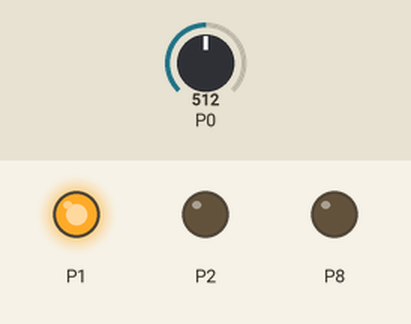
This program was run on a simulated BBC micro:bit (MakeCode). Parts: output pins drawn as LEDs (lit = HIGH). The test bench sets the inputs (shaded band); at power-on: P0 = 512 (analog values on the 0–1023 scale).

Above: at 1.2 s.
1.3 s: P0 set to 610
At 2.2 s:
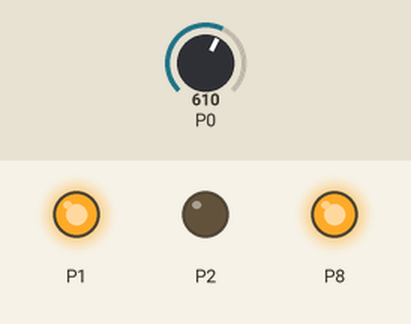
2.8 s: P0 set to 788
4.3 s: P0 set to 813
At 4.9 s:
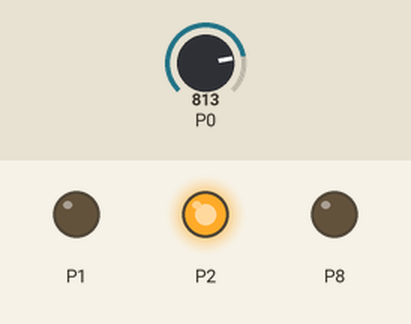
5.8 s: P0 set to 889
7.3 s: P0 set to 911
At 8.2 s:
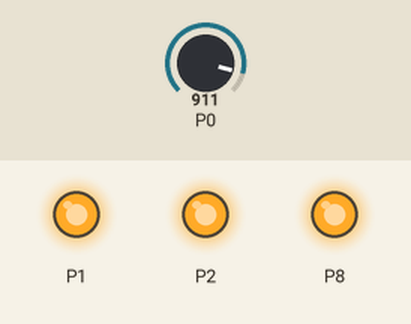
8.8 s: P0 set to 890
At 9.5 s:
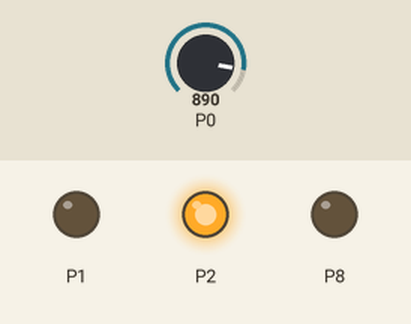
Timing chart, 0 to 11.3 s (numbered marks = the images above; inputs shaded):
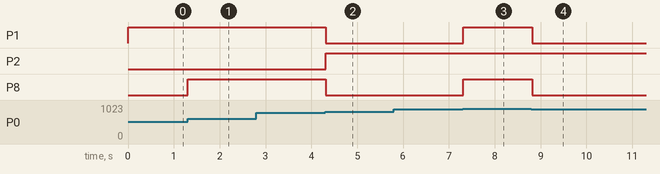

Measured:
- the behaviour switches between 799 and 800 on P0 (found by bisection; images 1 and 2)
- the behaviour switches between 899 and 900 on P0 (found by bisection; images 2 and 3)
- after the input at 1.3 s, P8: LOW → HIGH at once
- after the input at 2.8 s, every drawn part: stays the same
- after the input at 4.3 s, P1, P8: HIGH → LOW at once; P2: LOW → HIGH at once
- after the input at 5.8 s, every drawn part: stays the same
- after the input at 7.3 s, P1, P8: LOW → HIGH at once
- after the input at 8.8 s, P1, P8: HIGH → LOW at once

The program:

main.ts
```typescript
let intensité = 0
function bleu () {
    pins.digitalWritePin(DigitalPin.P1, 0)
    pins.digitalWritePin(DigitalPin.P2, 0)
    pins.digitalWritePin(DigitalPin.P8, 1)
}
function blanc () {
    pins.digitalWritePin(DigitalPin.P1, 1)
    pins.digitalWritePin(DigitalPin.P2, 1)
    pins.digitalWritePin(DigitalPin.P8, 1)
}
function mauve () {
    pins.digitalWritePin(DigitalPin.P1, 1)
    pins.digitalWritePin(DigitalPin.P2, 0)
    pins.digitalWritePin(DigitalPin.P8, 1)
}
function rouge () {
    pins.digitalWritePin(DigitalPin.P1, 1)
    pins.digitalWritePin(DigitalPin.P2, 0)
    pins.digitalWritePin(DigitalPin.P8, 0)
}
function vert () {
    pins.digitalWritePin(DigitalPin.P1, 0)
    pins.digitalWritePin(DigitalPin.P2, 1)
    pins.digitalWritePin(DigitalPin.P8, 0)
}
basic.forever(function () {
    intensité = pins.analogReadPin(AnalogPin.P0)
    if (intensité >= 900) {
        blanc()
    } else if (intensité < 400 && intensité > 200) {
        bleu()
    } else if (intensité < 600 && intensité > 400) {
        rouge()
    } else if (intensité < 800 && intensité > 600) {
        mauve()
    } else {
        vert()
    }
})
```

test.ts
```typescript
// les tests vont ici ; cela ne sera pas compilé si ce paquet est utilisé en tant qu'extension.
```
